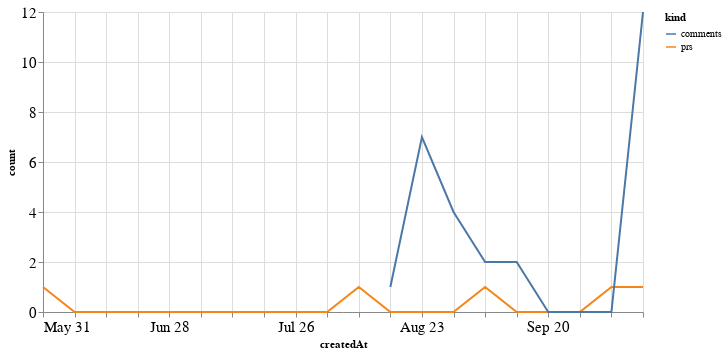

Notebook code cell kept with this figure:
### Code cell
alt.Chart(total_time, width=600).mark_line().encode(
    x='createdAt',
    y='count',
    color='kind'
)

### Figure 1 — Vega-Lite specification as saved in the notebook (floating-point values rounded to 4 significant figures)
{"config": {"axisLeft": {"labelFontSize": 15}, "axisBottom": {"labelFontSize": 15}}, "data": {"name": "data-4f33b6356b12059074825a331d9096b3"}, "mark": "line", "encoding": {"color": {"type": "nominal", "field": "kind"}, "x": {"type": "temporal", "field": "createdAt"}, "y": {"type": "quantitative", "field": "count"}}, "width": 600, "$schema": "https://vega.github.io/schema/vega-lite/v4.8.1.json", "datasets": {"data-4f33b6356b12059074825a331d9096b3": [{"createdAt": "2020-05-31T00:00:00", "kind": "prs", "count": 1.0}, {"createdAt": "2020-06-07T00:00:00", "kind": "prs", "count": 0.0}, {"createdAt": "2020-06-14T00:00:00", "kind": "prs", "count": 0.0}, {"createdAt": "2020-06-21T00:00:00", "kind": "prs", "count": 0.0}, {"createdAt": "2020-06-28T00:00:00", "kind": "prs", "count": 0.0}, {"createdAt": "2020-07-05T00:00:00", "kind": "prs", "count": 0.0}, {"createdAt": "2020-07-12T00:00:00", "kind": "prs", "count": 0.0}, {"createdAt": "2020-07-19T00:00:00", "kind": "prs", "count": 0.0}, {"createdAt": "2020-07-26T00:00:00", "kind": "prs", "count": 0.0}, {"createdAt": "2020-08-02T00:00:00", "kind": "prs", "count": 0.0}, {"createdAt": "2020-08-09T00:00:00", "kind": "prs", "count": 1.0}, {"createdAt": "2020-08-16T00:00:00", "kind": "prs", "count": 0.0}, {"createdAt": "2020-08-23T00:00:00", "kind": "prs", "count": 0.0}, {"createdAt": "2020-08-30T00:00:00", "kind": "prs", "count": 0.0}, {"createdAt": "2020-09-06T00:00:00", "kind": "prs", "count": 1.0}, {"createdAt": "2020-09-13T00:00:00", "kind": "prs", "count": 0.0}, {"createdAt": "2020-09-20T00:00:00", "kind": "prs", "count": 0.0}, {"createdAt": "2020-09-27T00:00:00", "kind": "prs", "count": 0.0}, {"createdAt": "2020-10-04T00:00:00", "kind": "prs", "count": 1.0}, {"createdAt": "2020-10-11T00:00:00", "kind": "prs", "count": 1.0}, {"createdAt": "2020-05-31T00:00:00", "kind": "comments", "count": null}, {"createdAt": "2020-06-07T00:00:00", "kind": "comments", "count": null}, {"createdAt": "2020-06-14T00:00:00", "kind": "comments", "count": null}, {"createdAt": "2020-06-21T00:00:00", "kind": "comments", "count": null}, {"createdAt": "2020-06-28T00:00:00", "kind": "comments", "count": null}, {"createdAt": "2020-07-05T00:00:00", "kind": "comments", "count": null}, {"createdAt": "2020-07-12T00:00:00", "kind": "comments", "count": null}, {"createdAt": "2020-07-19T00:00:00", "kind": "comments", "count": null}, {"createdAt": "2020-07-26T00:00:00", "kind": "comments", "count": null}, {"createdAt": "2020-08-02T00:00:00", "kind": "comments", "count": null}, {"createdAt": "2020-08-09T00:00:00", "kind": "comments", "count": null}, {"createdAt": "2020-08-16T00:00:00", "kind": "comments", "count": 1.0}, {"createdAt": "2020-08-23T00:00:00", "kind": "comments", "count": 7.0}, {"createdAt": "2020-08-30T00:00:00", "kind": "comments", "count": 4.0}, {"createdAt": "2020-09-06T00:00:00", "kind": "comments", "count": 2.0}, {"createdAt": "2020-09-13T00:00:00", "kind": "comments", "count": 2.0}, {"createdAt": "2020-09-20T00:00:00", "kind": "comments", "count": 0.0}, {"createdAt": "2020-09-27T00:00:00", "kind": "comments", "count": 0.0}, {"createdAt": "2020-10-04T00:00:00", "kind": "comments", "count": 0.0}, {"createdAt": "2020-10-11T00:00:00", "kind": "comments", "count": 12.0}]}}
